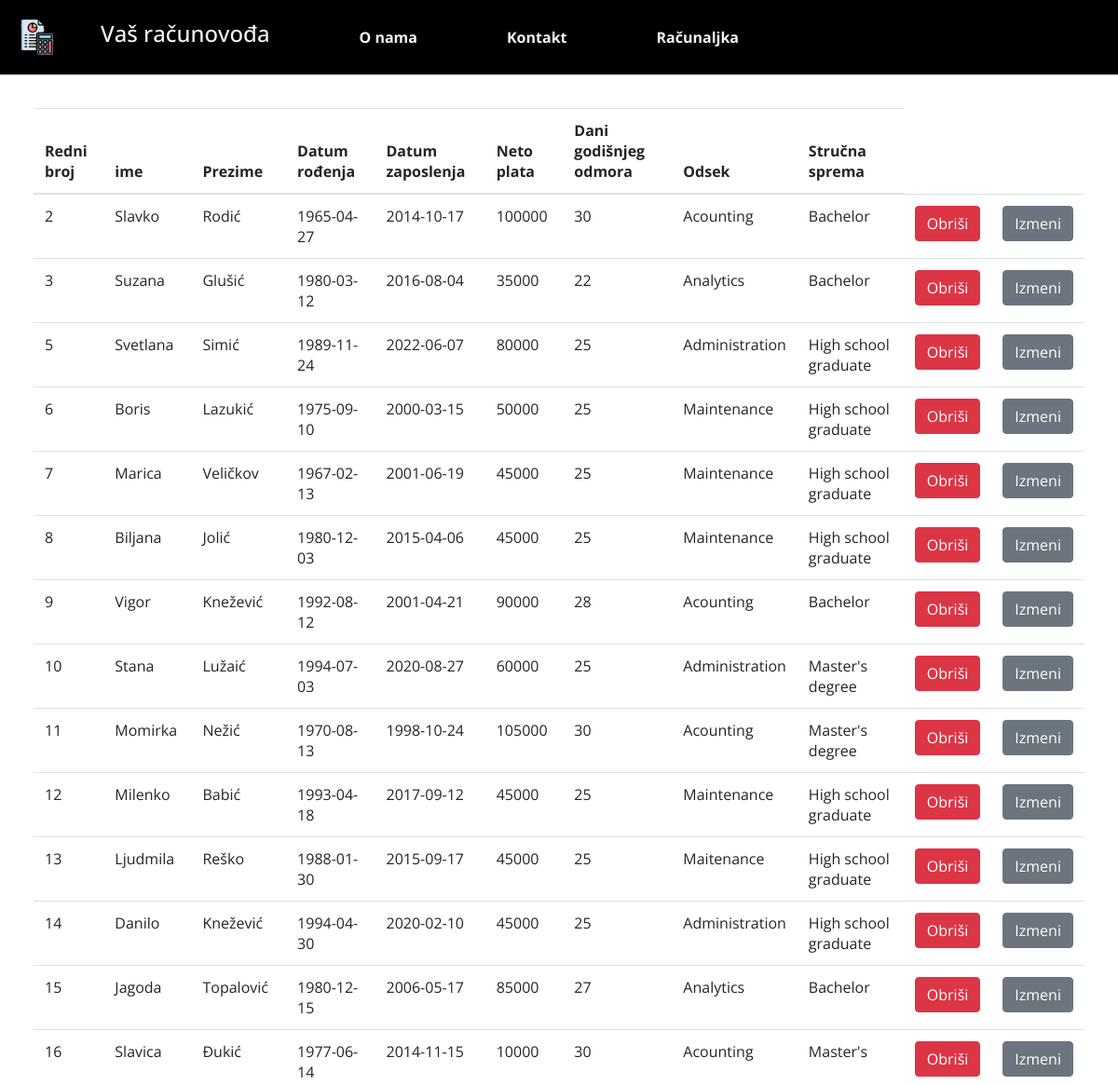
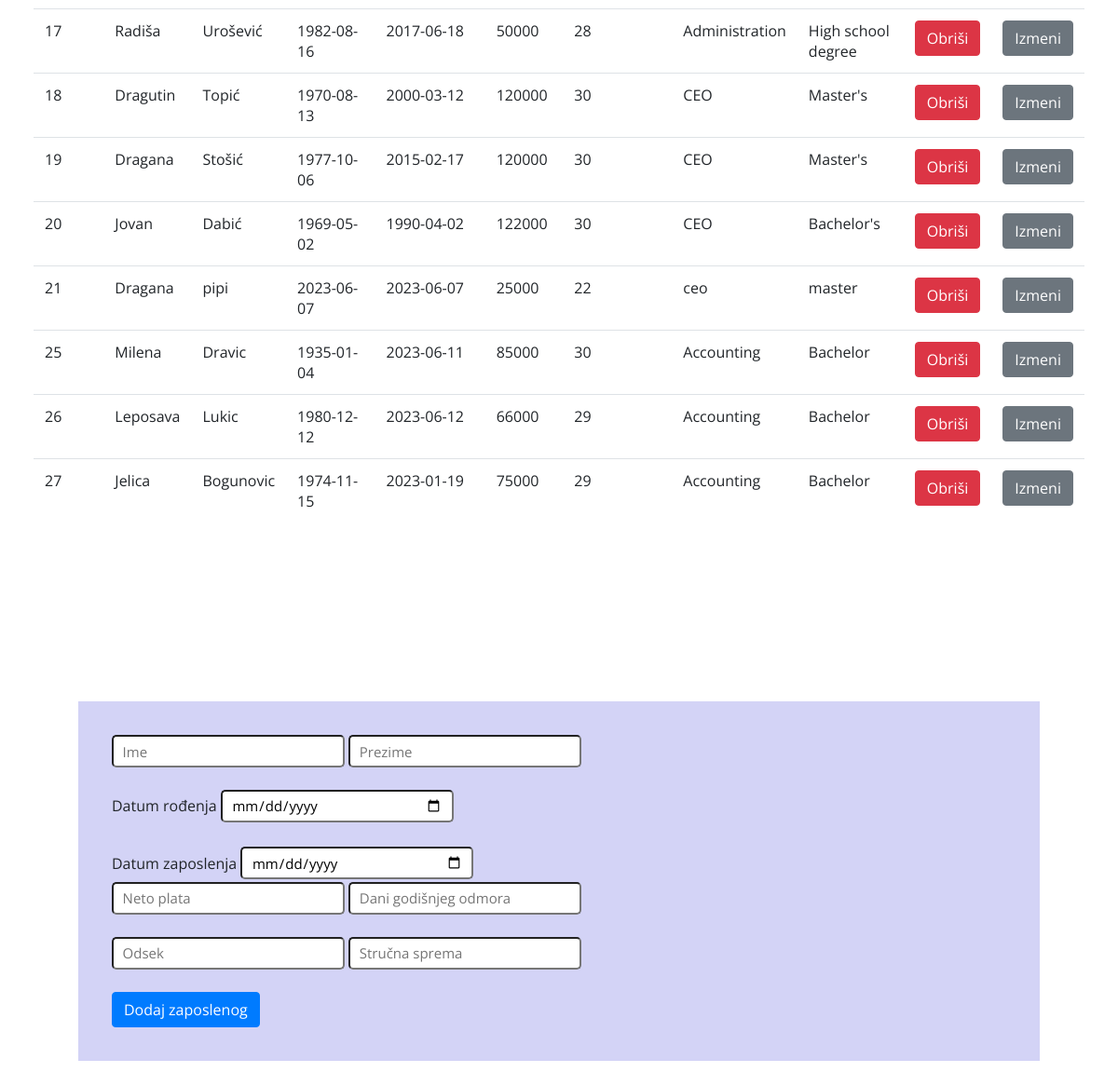
The page /view/managingList.php (signed in) on the database its author committed (2 pictures, top to bottom).
### tables this page shows
CREATE TABLE `employees` (
  `id` bigint(20) NOT NULL,
  `name` varchar(255) NOT NULL,
  `surname` varchar(255) NOT NULL,
  `birthday` date NOT NULL,
  `employmentDate` date NOT NULL,
  `netoSallary` int(11) NOT NULL,
  `vacation` int(11) NOT NULL,
  `department` varchar(255) NOT NULL,
  `education` varchar(255) NOT NULL
);

### model/Employee.php (called while the page is built, shortened)
<?php
class Employee {
	public static function getAll(mysqli $conn){
		$q= " SELECT * FROM employees";
		return $conn->query($q);
}
}
?>

### view/managingList.php (the view, shortened to what this page needs)
<?php
require "../db.Broker.php";
require "../model/Employee.php";
require "navbar.php";
require "manageHeader.php";
$list= Employee::getAll($conn);
?>
<div class= "list">
<table class="table" id="table">
<thead>
<tr>
<th>Redni broj</th>
<th>ime</th>
<th>Prezime</th>
<th>Datum rođenja </th>
<th>Datum zaposlenja </th>
<th>Neto plata</th>
<th>Dani godišnjeg odmora </th>
<th>Odsek</th>
<th>Stručna sprema</th>
</tr>
</thead>
<tbody>
<?php
if($list->num_rows==0){
echo "Nema podataka za prikaz ";
}while($red=$list->fetch_array()){
    ?>
<tr>
                         <td><?php echo $red['id'] ?></td>
                        <td><?php echo $red['name'] ?></td>
                        <td><?php echo $red['surname'] ?></td>
                        <td><?php echo $red['birthday'] ?></td>
                        <td><?php echo $red['employmentDate'] ?></td>
                        <td><?php echo $red['netoSallary'] ?></td>
                        <td><?php echo $red['vacation'] ?></td>
                        <td><?php echo $red['department'] ?></td>
                        <td><?php echo $red['education'] ?></td>
                        <td >
                        <form action="../contorller/Listcontroller.php" method="post">
                                                <button type="submit" class="btn btn-danger" name="delete">Obriši</button>
                                            </form>
                        </td>
                        <td class="">
                        <a href="izmena.php?id=<?= $red['id']; ?>" class="btn btn-secondary">Izmeni</a>
            </td>
</tr>--><?php
}?>
</tbody>
</table>
</div>
<br> <br> <br>
<div class="add">
    <form  method="POST" action="../contorller/listController.php" id="posalji">
<input type="text"name="name" placeholder="Ime"> <input type="text" name="surname" placeholder="Prezime"> <br><br>
<label for="birthday"> Datum rođenja</label>            <input type="date" name="birthday" id="">       <br><br>
<label for="employmentDate"> Datum zaposlenja</label>   <input type="date" name="employmentDate" id=""> <br>
<input type="text" name="netoSallary" placeholder="Neto plata"> <input type="text" name="vacation" placeholder="Dani godišnjeg odmora"> <br><br>
<input type="text" name="department" placeholder="Odsek"> <input type="text" name= "education" placeholder="Stručna sprema"> <br> <br>
<button type="submit" class="btn btn-primary" name="addEmployee"> Dodaj zaposlenog</button>
    </form>
</div>
<?php require "footer.php"; ?>

### view/navbar.php
<div class="header">
<ul>
<li> <img src="../images/calculator.png" width="40px" length="40px" > </li>
<li><b> <a href="index.php"> <h4>Vaš računovođa</h4></a> </b></li>
<li> <b><a href="list.php"> O nama</a></b> </li>
<li>  <b><a href="kontakt.php">Kontakt</a></b> </li>
<li> <b> <a href="obracun.php">Računaljka</a></b> </li>
</ul>
</div>

### view/manageHeader.php (shortened to what this page needs)
<!DOCTYPE html>
<html lang="en">
<head>
    <link rel="stylesheet" href="https://cdn.jsdelivr.net/npm/bootstrap@4.1.3/dist/css/bootstrap.min.css">
    <link rel="stylesheet" href="../css/manage.css">
</head>
<body>

### view/footer.php (shortened to what this page needs)
</body>
</html>

### css/manage.css (style rules this page uses)
* { padding: 0px; margin: 0px; }
.header>ul { padding:20px; background-color:black; margin: bottom 5%; position: sticky; top: 0; }
ul , a, li { text-decoration: none; display: flex; align-items: center; padding-right: 3em; color: whitesmoke; }
body { font-family: 'Open Sans', sans-serif; }
.list { margin: 3%; font-weight: 200; }
.add { margin: 7%; padding: 3%; background-color: rgba(183, 183, 241, 0.612); }
input { border-radius: 5px; height: 35px; width: 250px; font-size: 15px; padding:1%; }

### rows shown on the page
employees: id "2", name "Slavko", surname "Rodić", birthday "1965-04-27", employmentDate "2014-10-17", netoSallary "100000", vacation "30", department "Acounting", education "Bachelor"
employees: id "3", name "Suzana", surname "Glušić", birthday "1980-03-12", employmentDate "2016-08-04", netoSallary "35000", vacation "22", department "Analytics", education "Bachelor"
employees: id "5", name "Svetlana", surname "Simić", birthday "1989-11-24", employmentDate "2022-06-07", netoSallary "80000", vacation "25", department "Administration", education "High school graduate"
employees: id "6", name "Boris", surname "Lazukić", birthday "1975-09-10", employmentDate "2000-03-15", netoSallary "50000", vacation "25", department "Maintenance", education "High school graduate"
employees: id "7", name "Marica", surname "Veličkov", birthday "1967-02-13", employmentDate "2001-06-19", netoSallary "45000", vacation "25", department "Maintenance", education "High school graduate"
employees: id "8", name "Biljana", surname "Jolić", birthday "1980-12-03", employmentDate "2015-04-06", netoSallary "45000", vacation "25", department "Maintenance", education "High school graduate"
employees: id "9", name "Vigor", surname "Knežević", birthday "1992-08-12", employmentDate "2001-04-21", netoSallary "90000", vacation "28", department "Acounting", education "Bachelor"
employees: id "10", name "Stana", surname "Lužaić", birthday "1994-07-03", employmentDate "2020-08-27", netoSallary "60000", vacation "25", department "Administration", education "Master's degree"
employees: id "11", name "Momirka", surname "Nežić", birthday "1970-08-13", employmentDate "1998-10-24", netoSallary "105000", vacation "30", department "Acounting", education "Master's degree"
employees: id "12", name "Milenko", surname "Babić", birthday "1993-04-18", employmentDate "2017-09-12", netoSallary "45000", vacation "25", department "Maintenance", education "High school graduate"
employees: id "13", name "Ljudmila", surname "Reško", birthday "1988-01-30", employmentDate "2015-09-17", netoSallary "45000", vacation "25", department "Maitenance", education "High school graduate"
employees: id "14", name "Danilo", surname "Knežević", birthday "1994-04-30", employmentDate "2020-02-10", netoSallary "45000", vacation "25", department "Administration", education "High school graduate"
employees: id "15", name "Jagoda", surname "Topalović", birthday "1980-12-15", employmentDate "2006-05-17", netoSallary "85000", vacation "27", department "Analytics", education "Bachelor"
employees: id "16", name "Slavica", surname "Đukić", birthday "1977-06-14", employmentDate "2014-11-15", netoSallary "10000", vacation "30", department "Acounting", education "Master's"
employees: id "17", name "Radiša", surname "Urošević", birthday "1982-08-16", employmentDate "2017-06-18", netoSallary "50000", vacation "28", department "Administration", education "High school degree"
employees: id "18", name "Dragutin", surname "Topić", birthday "1970-08-13", employmentDate "2000-03-12", netoSallary "120000", vacation "30", department "CEO", education "Master's"
employees: id "19", name "Dragana", surname "Stošić", birthday "1977-10-06", employmentDate "2015-02-17", netoSallary "120000", vacation "30", department "CEO", education "Master's"
employees: id "20", name "Jovan", surname "Dabić", birthday "1969-05-02", employmentDate "1990-04-02", netoSallary "122000", vacation "30", department "CEO", education "Bachelor's"
employees: id "21", name "Dragana", surname "pipi", birthday "2023-06-07", employmentDate "2023-06-07", netoSallary "25000", vacation "22", department "ceo", education "master"
employees: id "25", name "Milena", surname "Dravic", birthday "1935-01-04", employmentDate "2023-06-11", netoSallary "85000", vacation "30", department "Accounting", education "Bachelor"
employees: id "26", name "Leposava", surname "Lukic", birthday "1980-12-12", employmentDate "2023-06-12", netoSallary "66000", vacation "29", department "Accounting", education "Bachelor"
employees: id "27", name "Jelica", surname "Bogunovic", birthday "1974-11-15", employmentDate "2023-01-19", netoSallary "75000", vacation "29", department "Accounting", education "Bachelor"
